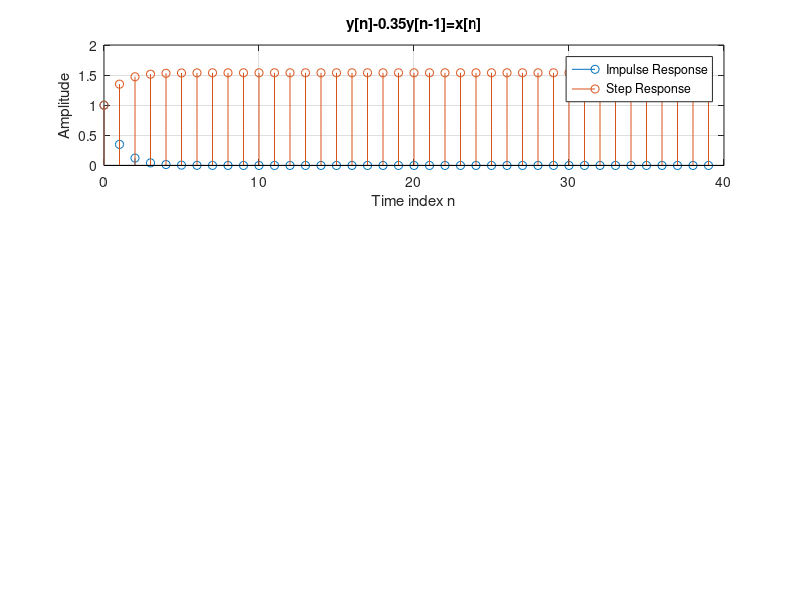
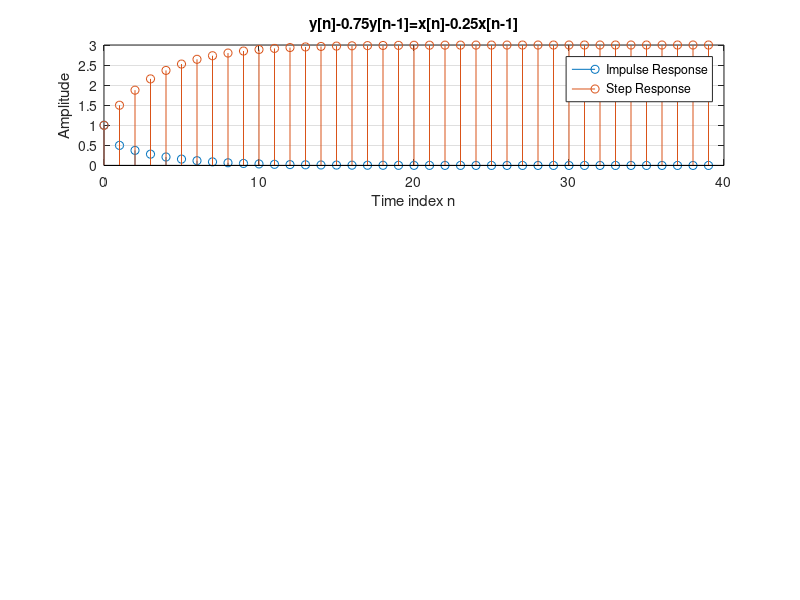
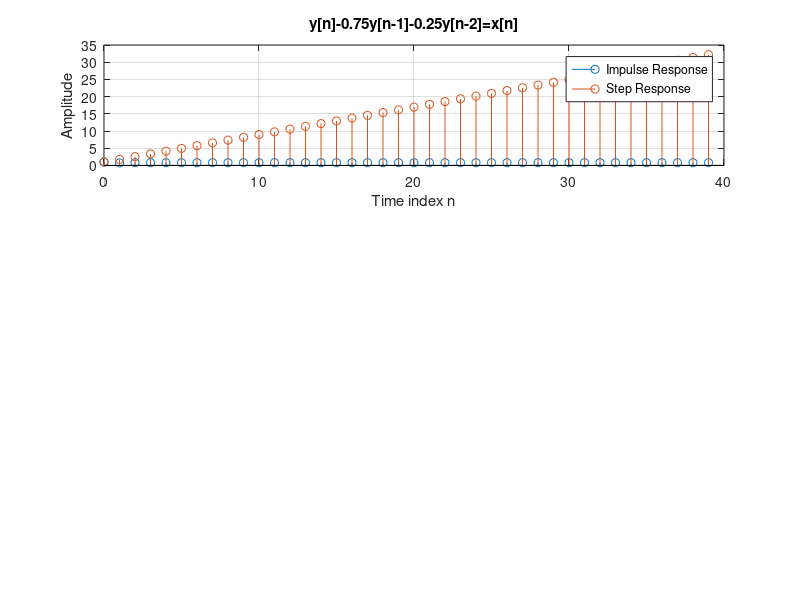
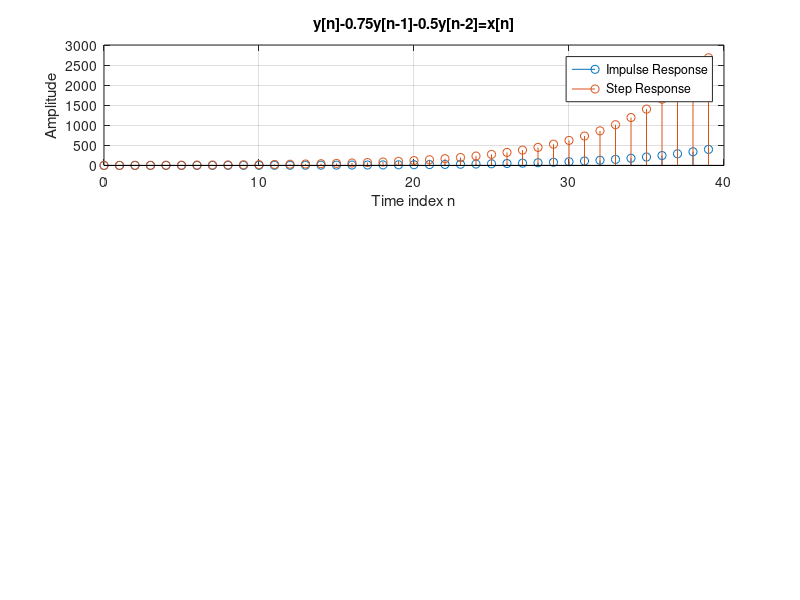

MATLAB code to generate these figures, in order:
%% EX2,a
clf;
N = 40;
n=0:N-1;
u = ones(1,N);


% Compute the impulse response y
b = [1];
a = [1 -0.35];
y = impz(b,a,N);
% Plot the impulse response
subplot(3,1,1);
stem(n,y);
xlabel('Time index n'); ylabel('Amplitude');
title('y[n]-0.35y[n-1]=x[n]'); grid;
% Compute the Step response y
s = filter(b,a,u);
hold on
% Plot the Step response
stem(n,s);
legend('Impulse Response','Step Response');
hold off;


%% EX2,b
figure
% Compute the impulse response y
b = [1 -0.25];
a = [1 -0.75];
y = impz(b,a,N);
% Plot the impulse response
subplot(3,1,1);
stem(n,y);
xlabel('Time index n'); ylabel('Amplitude');
title('y[n]-0.75y[n-1]=x[n]-0.25x[n-1]'); grid;
hold on
% Compute the Step response y
s = filter(b,a,u);
% Plot the Step response
stem(n,s);
legend('Impulse Response','Step Response');
hold off;

%% EX2,c
figure
% Compute the impulse response y
b = [1];
a = [1 -0.75 -0.25];
y = impz(b,a,N);
% Plot the impulse response
subplot(3,1,1);
stem(n,y);
xlabel('Time index n'); ylabel('Amplitude');
title('y[n]-0.75y[n-1]-0.25y[n-2]=x[n]'); grid;
hold on
% Compute the Step response y
s = filter(b,a,u);
% Plot the Step response
stem(n,s);
legend('Impulse Response','Step Response');
hold off
 
%% EX2,d
figure
% Compute the impulse response y
b = [1];
a = [1 -0.75 -0.5];
y = impz(b,a,N);
% Plot the impulse response
subplot(3,1,1);
stem(n,y);
xlabel('Time index n'); ylabel('Amplitude');
title('y[n]-0.75y[n-1]-0.5y[n-2]=x[n]'); grid;
hold on
% Compute the Step response y
s = filter(b,a,u);
% Plot the Step response
stem(n,s);
legend('Impulse Response','Step Response');
hold off

%% EX2,e

figure
% Compute the impulse response y
b = [1 -1 -1 +1];
a = [1];
y = impz(b,a,N);
% Plot the impulse response
subplot(3,1,1);
stem(n,y);
xlabel('Time index n'); ylabel('Amplitude');
title('y[n]=x[n]-x[n-1]-x[n-2]+x[n-3]'); grid;
hold on
% Compute the Step response y
s = filter(b,a,u);
% Plot the Step response
stem(n,s);
legend('Impulse Response','Step Response');
hold off
